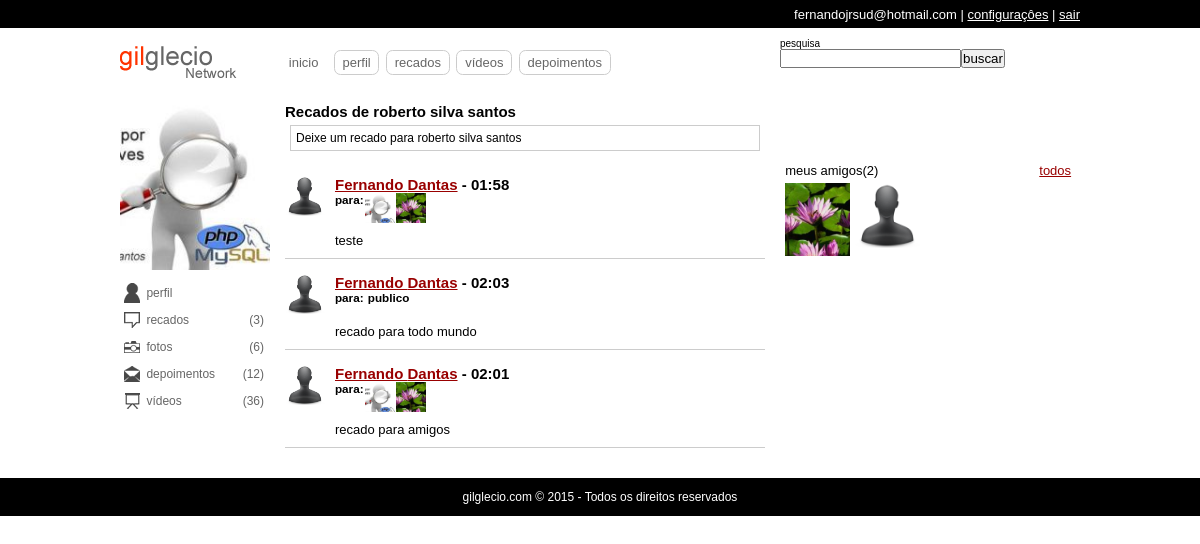
The page /recados.php?uid=2 (signed in) on the database its author committed.
### tables this page shows
CREATE TABLE IF NOT EXISTS `usuarios` (
`id` int(11) NOT NULL,
  `email` varchar(64) NOT NULL,
  `senha` varchar(128) NOT NULL,
  `nome` varchar(32) NOT NULL,
  `sobrenome` varchar(64) NOT NULL,
  `nascimento` date NOT NULL,
  `sexo` varchar(10) NOT NULL,
  `imagem` varchar(128) DEFAULT NULL,
  `status` int(1) NOT NULL DEFAULT '0',
  `cadastro` date NOT NULL,
  `nivel` int(1) NOT NULL DEFAULT '0'
);

CREATE TABLE IF NOT EXISTS `recados` (
`id` int(11) NOT NULL,
  `de` int(11) NOT NULL,
  `para` varchar(10) NOT NULL,
  `recado` text NOT NULL,
  `status` int(1) NOT NULL DEFAULT '1',
  `data` timestamp NOT NULL DEFAULT CURRENT_TIMESTAMP ON UPDATE CURRENT_TIMESTAMP
);

### classes/DB.class.php (called while the page is built, shortened)
<?php
	class DB{
		private static $conn;
		static function getConn(){
			if(is_null(self::$conn)){
				self::$conn = new PDO('mysql:host=localhost;dbname=aularedesocial','root','');
				self::$conn->setAttribute(PDO::ATTR_ERRMODE,PDO::ERRMODE_EXCEPTION);
			}
			return self::$conn;
		}
	}

### classes/Recados.class.php (called while the page is built, shortened)
<?php
	class Recados extends DB{
		static function getRecados($idExtrangeiro){
			$select = self::getConn()->prepare("
			SELECT u.id, u.nome, u.sobrenome, u.imagem, a.de, a.para, r.id, r.recado, r.de, r.para, r.data, r.status FROM usuarios u
			INNER JOIN amisade a ON (((u.id=a.de) AND (a.para=?)) OR ((u.id=a.para) AND (a.de=?)))
			INNER JOIN recados r ON ((r.de=u.id) AND (r.para='publico' OR r.para='amigos' OR r.para=?) AND r.status=1) AND a.status=1 ORDER BY r.data DESC");
			$select->execute(array($idExtrangeiro,$idExtrangeiro,$idExtrangeiro));
			$d['num'] = $select->rowCount();
			$d['dados'] = $select->fetchAll();
			return $d;
		}
	}

### classes/Amisade.class.php (called while the page is built, shortened)
<?php
class Amisade extends DB {
    static function list_amigos($idExtrangeiro) {
        $selAmigos = self::getConn()->prepare('SELECT u.id, u.nome, u.sobrenome, u.imagem FROM usuarios u INNER JOIN amisade a ON (((u.id=a.de) AND (a.para=?)) OR ((u.id=a.para) AND (a.de=?))) AND a.status=1');
        $selAmigos->execute(array($idExtrangeiro, $idExtrangeiro));
        $d['num'] = $selAmigos->rowCount();
        $d['dados'] = $selAmigos->fetchAll();
        return $d;
    }
    static function strIdAmigos($amigos) {
        $ids = array();
        foreach ($amigos as $value) {
            array_push($ids, $value['id']);
        }
        return implode(',', $ids);
    }
}

### classes/Allbuns.class.php (called while the page is built, shortened)
<?php
	class Albuns extends DB{
		static function listAlbuns($usuario){
			$list = self::getConn()->prepare('SELECT * FROM `albuns` WHERE `usuario`=?');
			$list->execute(array($usuario));
			$d['num'] = $list->rowCount();
			$d['dados'] = $list->fetchAll();
			return $d;
		}
		private static function getFotos($album){
			$list = self::getConn()->prepare('SELECT * FROM `fotos` WHERE `album`=?');
			$list->execute(array($album));
			$d['num'] = $list->rowCount();
			$d['dados'] = $list->fetchAll();
			return $d;
		}
		static function totalFotos($usuario){
			$albuns = self::listAlbuns($usuario);
			$totalfotos = 0;
			foreach($albuns['dados'] as $albuns):
				$fotos = self::getFotos($albuns['id']);
				$totalfotos += $fotos['num'];
			endforeach;
			return $totalfotos;
		}
	}

### recados.php (the view, shortened to what this page needs)
<?php include('includes/header.php'); ?>
        <div id="amarra-center-left">
            <div class="center">
                <div class="blocos" id="pagina">
                	<h2><?php echo ($idDaSessao<>$idExtrangeiro) ? 'Recados de '.$user_fullname : 'Meus recados'; ?></h2>
                    <?php include('includes/form_recados.php'); ?>
                    <div id="listrecados">
                    	<?php
						if($recados['num']>0){
							echo '<ul>';
							foreach($recados['dados'] as $asRecados){
								echo '<li><span><img src="uploads/usuarios/'.user_img($asRecados['imagem']).'" /></span>
								<h2><a href="perfil.php?uid='.$asRecados['de'].'">'.$asRecados['nome'].' '.$asRecados['sobrenome'].'</a> - '.date('H:i',strtotime($asRecados[10])).'</h2>
								<h3>';
								echo '<ul><li>para: </li>';
								if($asRecados['para']=='amigos'){
									$amigos_recados = Amisade::list_amigos($asRecados['de']);
									foreach($amigos_recados['dados'] as $asAmigosRec){
										echo '<li><span><a href="perfil.php?uid='.$asAmigosRec['id'].'" /><img title="'.$asAmigosRec['nome'].' '.$asAmigosRec['sobrenome'].'" src="uploads/usuarios/'.user_img($asAmigosRec['imagem']).'" /></a></span></li>';
									}
								}elseif($asRecados['para']=='publico'){
									echo '<li>&nbsp;publico</li>';
								}else{
									$dados = $objLogin->getDados($asRecados['para']);
									echo '<li><span><a href="perfil.php?uid='.$dados['id'].'" /><img title="'.$dados['nome'].' '.$dados['sobrenome'].'" src="uploads/usuarios/'.user_img($dados['imagem']).'" /></a></span></li>';
								}
								echo '</ul>';
								echo '</h3>
								<!--esta linha de css faz a quebra automatica das linhas
								vindas do formulario white-space:pre-wrap; -->
								<pre><p style="white-space:pre-wrap; width:90%;">'.htmlspecialchars($asRecados[7]).'</p></pre></li>';
							}
							echo '</ul>';
						}
						?>
                    </div>
                </div>
            </div>
            <div class="right">
                <?php include('includes/amigos.php'); ?>
            </div>
        </div>
<?php include('includes/footer.php'); ?>

### includes/amigos.php (shortened to what this page needs)
<div class="blocos" id="publicidade">
</div>
<div class="blocos" id="meus-amigos">
    <span>meus amigos(<?php echo $list_amigos['num'] ?>) <a href="#">todos</a></span>
    <ul>
    	<?php
		if($list_amigos['num']>0){
			foreach($list_amigos['dados'] as $resAmigos){
				echo '<li><span><a href="perfil.php?uid='.$resAmigos[0].'"><img src="uploads/usuarios/'.user_img($resAmigos[3]).'" alt="" title="'.$resAmigos[1].' '.$resAmigos[2].'" /></a></span></li>';
			}
		}else{
			echo 'Você não tem amigos';
		}
		?>
    </ul>
</div>

### estilos/template.css (style rules this page uses)
* { margin:0; padding:0; }
body { background:url(../uploads/tema/default.jpg) center fixed; font:62.5% "Trebuchet MS", Arial, Helvetica, sans-serif; text-align:center; }
img { display:block; }
a { color:#900; }
div.center { width:489.999px; margin:0 1em; }
div.right { width:299.999px; }
div.left, div.center, div.right { min-height:50px; float:left; }
div.blocos { width:100%; min-height:50px; margin-bottom:1em; clear:both; background:#fff; }
div#content .blocos { width:auto; }
div#pagina { padding:0.5em; width:auto; }
div#meus-amigos { padding:0.2em; overflow:hidden; font-size:1.3em; }
div#meus-amigos span { width:97%; display:block; padding:0.2em; }
div#meus-amigos span a { float:right; }
div#meus-amigos ul { width:298px; height:281px; overflow-y:scroll; list-style:none; }
div#meus-amigos ul li { display:inline; float:left; }
div#meus-amigos ul li span { width:65px; height:70px; overflow:hidden; }
div#meus-amigos ul li img { width:100%; }
div#listrecados { margin-top:20px; }
div#listrecados ul li { overflow:hidden; margin-bottom:4px; border-bottom:1px solid #CCC; margin-bottom:15px; padding-bottom:10px; }
div#listrecados ul li span { width:40px; height:40px; overflow:hidden; float:left; margin-right:10px; }
div#listrecados ul li span img { width:100%; }
div#listrecados ul li h3 { display:block; float:left; }
div#listrecados ul li p { float:left; width:100%; margin-left:50px; font:13px Arial, Helvetica, sans-serif; list-style:18px; margin-top:10px; }
div#listrecados ul li ul li { list-style:none; float:left; margin:0; padding:0; margin-right:1px; border:none; }
div#listrecados ul li ul li span { width:30px; height:30px; margin:0; }

### rows shown on the page
usuarios: shows a picture, nome "Fernando", sobrenome "Dantas", recados.data "01:58", recados.recado "teste", recados.data "02:03", shows "publico", recados.recado "recado para todo mundo", recados.data "02:01", recados.recado "recado para amigos"
usuarios: imagem (picture)
usuarios: imagem (picture)

### other values the page prints
$_SESSION['socialbigui_usuario'] "fernandojrsud@hotmail.com"
$recados['num'] "3"
Albuns::totalFotos($idExtrangeiro) "6"
$user_fullname "roberto silva santos"
$txt_for_recado "Deixe um recado para roberto silva santos"
$list_amigos['num'] "2"
